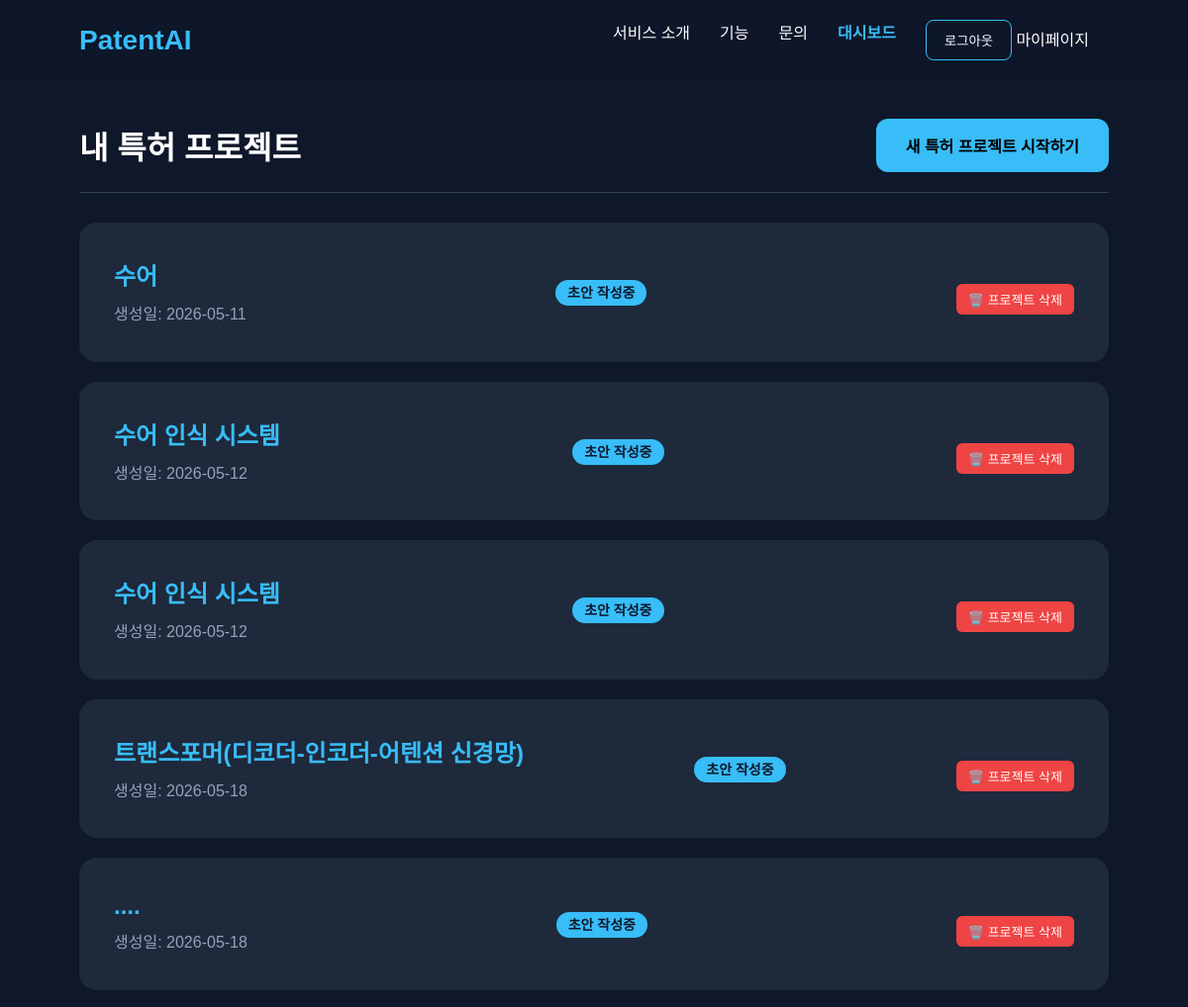
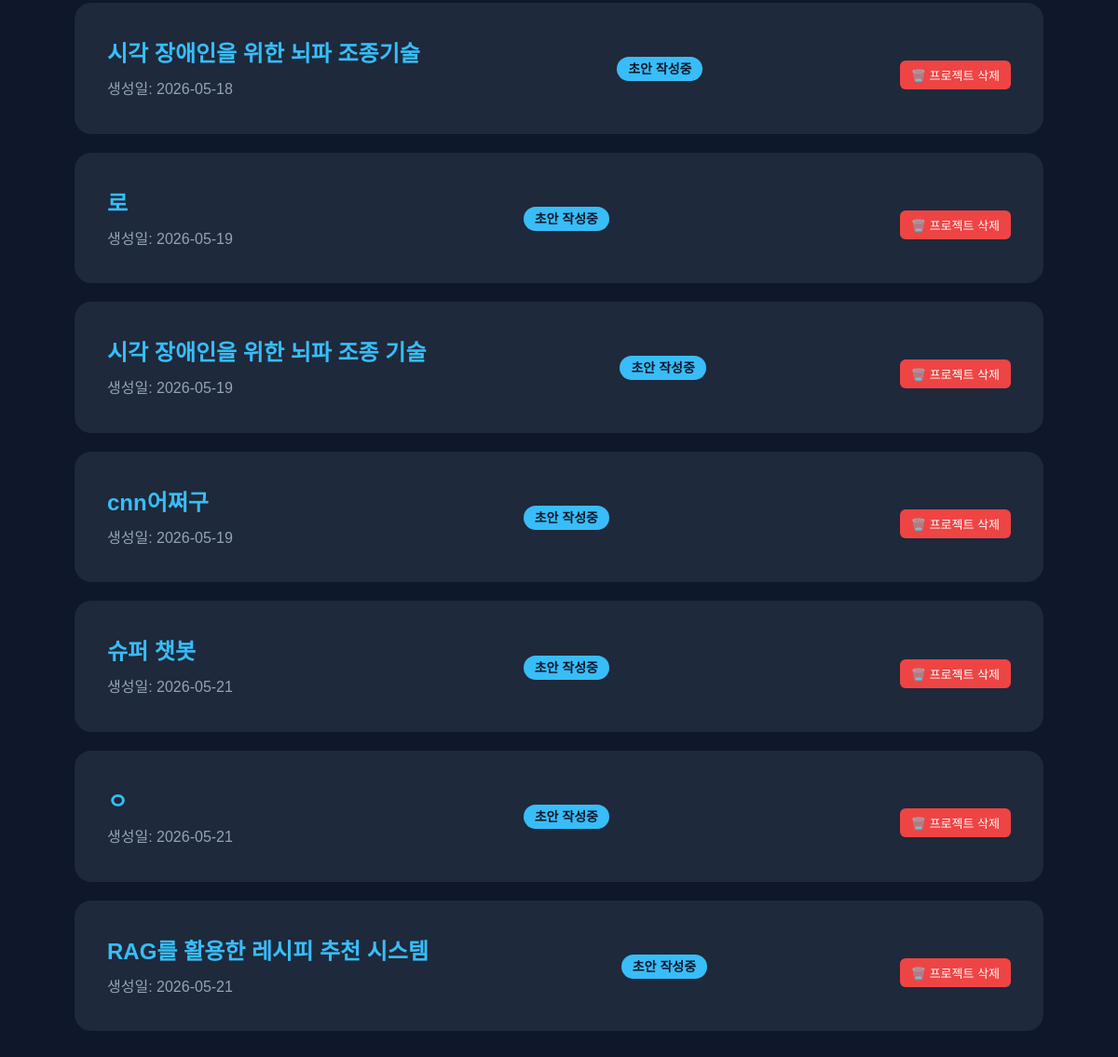
/workspace/dashboard/ (signed in), run on the app's committed database (2 pictures, top to bottom).
### workspace/models.py (models this page shows)
class PatentProject(models.Model):
    STATUS_CHOICES = (
        ('draft', '초안 작성중'),
        ('agent_processing', 'AI 처리중'),
        ('review', '변리사 검토중'),
        ('done', '완료'),
    )
    title = models.CharField(max_length=200, verbose_name="프로젝트명")
    owner = models.ForeignKey(User, on_delete=models.CASCADE, related_name='projects')
    status = models.CharField(max_length=20, choices=STATUS_CHOICES, default='draft')
    original_data_hash = models.CharField(max_length=64, blank=True, null=True) # 원본 데이터의 해시값을 저장하는 필드 (중복 방지 및 변경 감지용)
    created_at = models.DateTimeField(auto_now_add=True)
    updated_at = models.DateTimeField(auto_now=True)

### workspace/views.py (the view)
# urls.py: path('dashboard/', views.dashboard, name='dashboard'),
@login_required(login_url='/accounts/login/')
def dashboard(request):
    try:
        user_role = request.user.userprofile.role
    except:
        user_role = 'inventor'
    if user_role == 'attorney':
        projects = PatentProject.objects.filter(status='review')
        template_name = 'workspace/attorney_dashboard.html'
    else:
        projects = PatentProject.objects.filter(owner=request.user)
        template_name = 'workspace/inventor_dashboard.html'
    return render(request, template_name, {'projects': projects})

### workspace/templates/workspace/inventor_dashboard.html (shortened to what this page needs)
{% extends "base.html" %}
{% block content %}
<div class="dashboard-container" style="padding: 120px 80px 50px 80px; max-width: 1200px; margin: 0 auto;">
    <div style="display: flex; justify-content: space-between; align-items: center; border-bottom: 1px solid #334155; padding-bottom: 20px; margin-bottom: 30px;">
        <h1 style="margin: 0; font-size: 32px;">내 특허 프로젝트</h1>
        <a href="{% url 'create_project' %}" class="start-btn" style="text-decoration: none; display: inline-block;">새 특허 프로젝트 시작하기</a>
    </div>
    <div class="project-list" style="display: flex; flex-direction: column; gap: 20px;">
        {% for project in projects %}
        <div class="card" style="width: 100%; display: flex; justify-content: space-between; align-items: center;">
            <div>
                <h2 style="margin-bottom: 10px; font-size: 24px;">
                    <a href="{% url 'workstation' project.id %}" style="color: #38bdf8; text-decoration: none;">
                        {{ project.title }}
                    </a>
                </h2>
                <p style="color: #94a3b8;">생성일: {{ project.created_at|date:"Y-m-d" }}</p>
            </div>
            <div>
                <span style="background: #38bdf8; color: #0f172a; padding: 5px 12px; border-radius: 20px; font-weight: bold; font-size: 14px;">
                    {{ project.get_status_display }}
                </span>
            </div>
            <div class="project-actions" style="margin-top: 15px; display: flex; justify-content: flex-end;">
                <form action="{% url 'delete_project' project.id %}" method="POST"
                    onsubmit="return confirm('정말로 이 프로젝트를 삭제하시겠습니까?\n삭제된 데이터와 채팅 내역은 복구할 수 없습니다.');"
                    style="display: inline;">
                    <button type="submit" class="delete-btn"
                            style="background: #ef4444; color: white; border: none; padding: 6px 12px; border-radius: 6px; font-size: 13px; cursor: pointer; transition: background 0.2s;">
                        🗑️ 프로젝트 삭제
                    </button>
                </form>
            </div>
        </div>
        {% empty %}
        <div style="text-align: center; padding: 60px 0; background: #1e293b; border-radius: 18px;">
            <p style="color: #94a3b8; font-size: 18px; margin-bottom: 20px;">아직 진행 중인 프로젝트가 없습니다.</p>
        </div>
        {% endfor %}
    </div>
</div>
{% endblock %}

### static/css/style.css (style rules this page uses)
* { margin: 0; padding: 0; box-sizing: border-box; }
body { font-family: Arial, sans-serif; background: #0f172a; color: white; }
.start-btn, .demo-btn { padding: 15px 30px; border: none; border-radius: 12px; font-size: 16px; cursor: pointer; transition: 0.3s; }
.start-btn { background: #38bdf8; color: black; font-weight: bold; }
.card { width: 300px; background: #1e293b; padding: 35px; border-radius: 18px; transition: 0.3s; }
.card h2 { margin-bottom: 20px; color: #38bdf8; }
.card p { color: #cbd5e1; line-height: 1.6; }

### data on the page
PatentProject: title "수어", created_at "2026-05-11", status "초안 작성중"
PatentProject: title "수어 인식 시스템", created_at "2026-05-12", status "초안 작성중"
PatentProject: title "수어 인식 시스템", created_at "2026-05-12", status "초안 작성중"
PatentProject: title "트랜스포머(디코더-인코더-어텐션 신경망)", created_at "2026-05-18", status "초안 작성중"
PatentProject: title "....", created_at "2026-05-18", status "초안 작성중"
PatentProject: title "시각 장애인을 위한 뇌파 조종기술", created_at "2026-05-18", status "초안 작성중"
PatentProject: title "로", created_at "2026-05-19", status "초안 작성중"
PatentProject: title "시각 장애인을 위한 뇌파 조종 기술", created_at "2026-05-19", status "초안 작성중"
PatentProject: title "cnn어쩌구", created_at "2026-05-19", status "초안 작성중"
PatentProject: title "슈퍼 챗봇", created_at "2026-05-21", status "초안 작성중"
PatentProject: title "ㅇ", created_at "2026-05-21", status "초안 작성중"
PatentProject: title "RAG를 활용한 레시피 추천 시스템", created_at "2026-05-21", status "초안 작성중"
